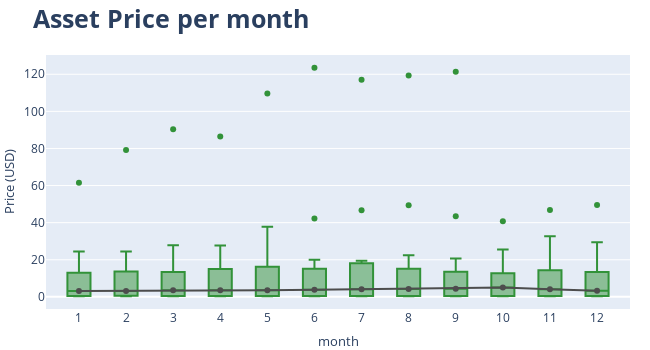

The cell this chart's notebook holds for it:
### Markdown cell above
# Boxplot chart for annual seasonality

### Code cell
df_plot['month'] = pd.to_datetime(df_plot.index, format='%m-%Y').month

# fig 1 monthly boxplot
fig1 = px.box(df_plot.sort_values('month'), x='month', y='close',
              color_discrete_sequence=[palette_asset['green']])

# fig 2 line with median data for each month
df_median = pd.DataFrame(df_plot.groupby('month')['close'].median()).reset_index()
fig2 = px.line(df_median, x='month', y='close', markers=True,
               color_discrete_sequence=[palette_asset['gray']])

fig = go.Figure(data=fig1.data + fig2.data)

fig.update_layout(
    width       = 650,
    height      = 350,
    title       = dict(text='<b>Asset Price per month</b>', font=dict(size=25)),
    yaxis_title = dict(text='Price (USD)', font=dict(size=13)),
    xaxis       = dict(tickmode='linear'),
    xaxis_title = dict(text='month', font=dict(size=13)),
    margin      = dict(l=0, r=20, t=55, b=20)
    )

fig.show()

### Figure 1 — Plotly figure (JSON) as saved in the notebook; plotly's stock layout.template omitted (floating-point values rounded to 4 significant figures; data arrays with more than 128 entries replaced by an {"elided": "..."} marker saying what was removed)
{"data": [{"alignmentgroup": "True", "hovertemplate": "month=%{x}<br>close=%{y}<extra></extra>", "legendgroup": "", "marker": {"color": "#329239"}, "name": "", "notched": false, "offsetgroup": "", "orientation": "v", "showlegend": false, "type": "box", "x": {"elided": "165 int values"}, "x0": " ", "xaxis": "x", "y": {"elided": "165 float values"}, "y0": " ", "yaxis": "y"}, {"hovertemplate": "month=%{x}<br>close=%{y}<extra></extra>", "legendgroup": "", "line": {"color": "#4d4d4d", "dash": "solid"}, "marker": {"symbol": "circle"}, "mode": "lines+markers", "name": "", "orientation": "v", "showlegend": false, "type": "scatter", "x": [1, 2, 3, 4, 5, 6, 7, 8, 9, 10, 11, 12], "xaxis": "x", "y": [3.162, 3.197, 3.606, 3.566, 3.498, 3.86, 4.14, 4.212, 4.411, 5.025, 4.086, 3.338], "yaxis": "y"}], "layout": {"height": 350, "margin": {"b": 20, "l": 0, "r": 20, "t": 55}, "title": {"font": {"size": 25}, "text": "<b>Asset Price per month</b>"}, "width": 650, "xaxis": {"autorange": true, "range": [0.3001, 12.7], "tickmode": "linear", "title": {"font": {"size": 13}, "text": "month"}, "type": "linear"}, "yaxis": {"autorange": true, "range": [-6.547, 130.4], "title": {"font": {"size": 13}, "text": "Price (USD)"}, "type": "linear"}}}
